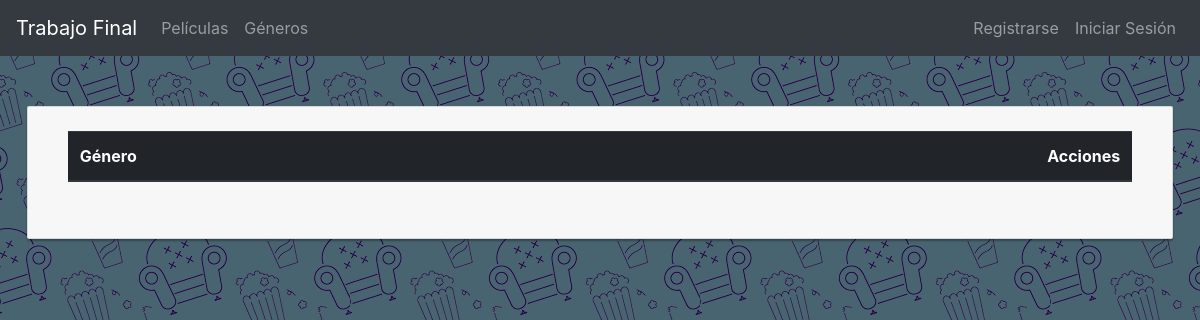
Before: /genre-list.php with the older database file.
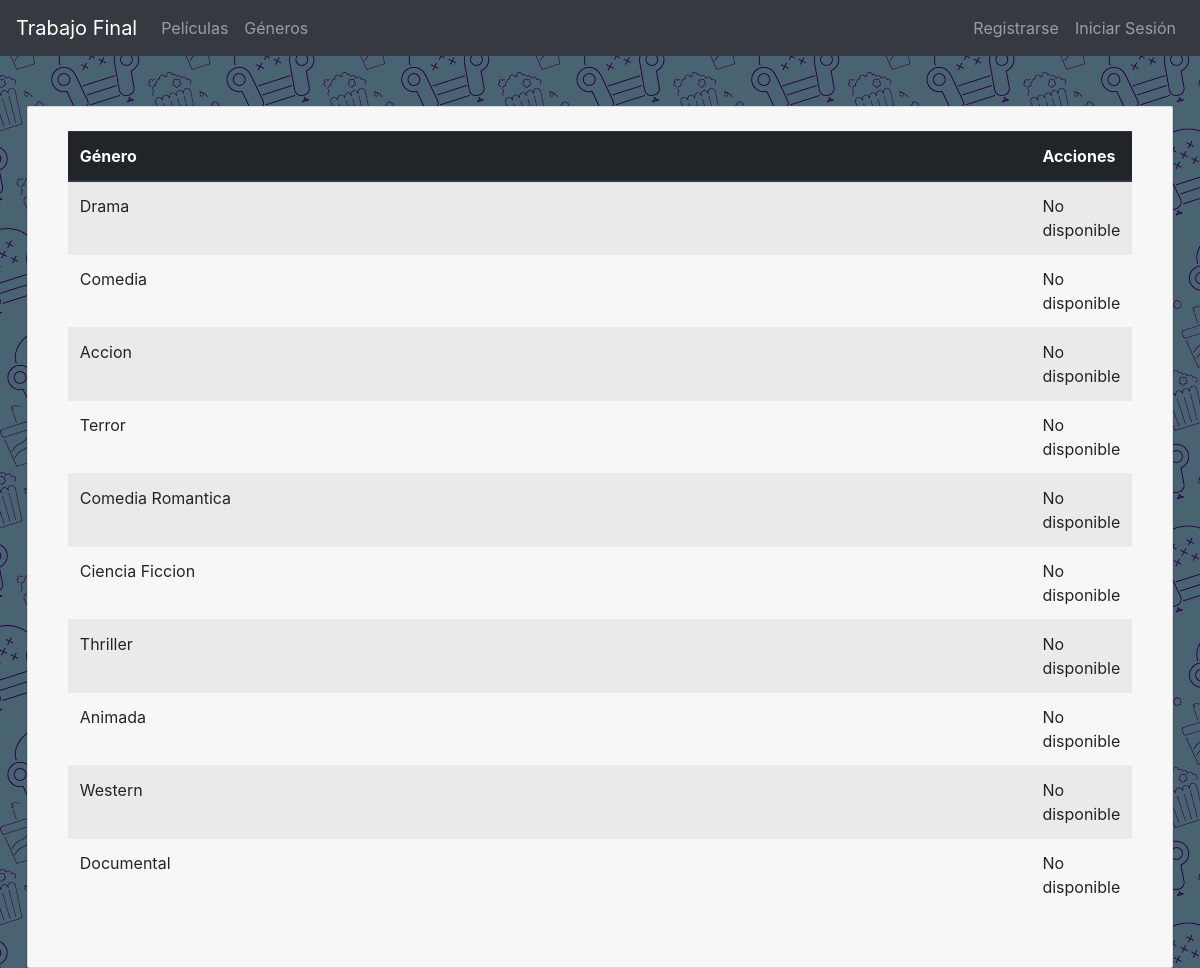
After: the same page with the newer database file.
### tables this page shows
CREATE TABLE genero (

  id_genero INT unsigned AUTO_INCREMENT NOT NULL,
  nombre_genero VARCHAR(25) NOT NULL,

  CONSTRAINT pk_genero PRIMARY KEY (id_genero)

);

### genre-list.php (the view, shortened to what this page needs)
<!DOCTYPE html>
<html lang="es">
<?php
	require 'inc/conn.php';
	include_once("navbar.php");
	generar_menu($menu_ppal,1);
?>
<head>
	<link rel="stylesheet" href="bootstrap/css/bootstrap.min.css">
	<link rel="stylesheet" type="text/css" href="css/styles.css">
	<link rel="stylesheet" href="font-awesome/css/font-awesome.min.css">
</head>
<body>
	<div id="encab">
		<?=$menu_ppal?>
	</div>
	<div class="container">
		<div class="card card-container pt-4">
			<table class="table table-striped">
				<thead class="thead thead-dark">
					<th class="col md-5">Género</th>
					<th class="col md-1">Acciones</th>
				</thead>
				<tbody>
					<?php
					$rs = $mysqli->query("SELECT * FROM genero g;");
					foreach($rs as $fila) {
						$actionCommon = "<span>No disponible</span>";
						$action = $actionCommon;
							echo "
							<tr class=''>
								<td class='col'>{$fila['nombre_genero']}</td>
								<td class='col'>".
									$action.
								"</td>
							</tr>
						";
					}
					?>
				</tbody>
			</table>
		</div>
	</div>
</body>
</html>

### navbar.php (shortened to what this page needs)
<?php
	$menu1= [
			[1,"Películas","index.php","Lista de películas"],
			[2, "Géneros", "genre-list.php", "Lista de géneros"]
	];
	function generar_menu(&$menu_ppal,$menu) {
	global $menu1;
		$menu_ppal = "<nav class='navbar navbar-expand-lg navbar-dark bg-dark'>
  				<a class='navbar-brand' href='index.php''>Trabajo Final</a>
  				<div class='collapse navbar-collapse' id='navbarSupportedContent'> <ul id='menuppal' class='navbar-nav mr-auto'>";
		for ( $i=0; $i < count($menu1); $i++ )
		{
			$menutit=$menu1[$i][1];
			$ref = $menu1[$i][2];
			$menu_ppal .= " <li class='nav-item'>".
						"<a class='nav-link' href='$ref'>
					         {$menutit}
					      </a>";
		}
		$menu_ppal .= "</ul>";
				     $opcion=0;
		if ($opcion==0)
			$links = "<div class='collapse navbar-collapse flex-row-reverse'><ul class='navbar-nav'><li class='nav-item'><a href='signup.php'  title='Crear una cuenta de usuario' class='nav-link enabled'> Registrarse</a></li>".
				"<li class='nav-item'><a href='login.php'  title='Iniciar sesión' class='nav-link enabled'>Iniciar Sesión</a></li></ul></div>";
		$menu_ppal .= "$links
					</div>
				</nav>";
	}
?>

### css/styles.css (style rules this page uses)
body, html { height: 100%; background-image: url('../res/img/background.png'); }
.container { max-width: 99%; }
.card-container.card { max-width: 99%; padding: 40px 40px; }
.card { background-color: #F7F7F7; padding: 20px 25px 30px; margin: 0 auto 25px; margin-top: 50px; -moz-border-radius: 2px; -webkit-border-radius: 2px; border-radius: 2px; -moz-box-shadow: 0px 2px 2px rgba(0, 0, 0, 0.3); -webkit-box-shadow: 0px 2px 2px rgba(0, 0, 0, 0.3); box-shadow: 0px 2px 2px rgba(0, 0, 0, 0.3); }

Changed rows visible on the page:
added genero: nombre_genero "Drama"
added genero: nombre_genero "Comedia"
added genero: nombre_genero "Accion"
added genero: nombre_genero "Terror"
added genero: nombre_genero "Comedia Romantica"
added genero: nombre_genero "Ciencia Ficcion"
added genero: nombre_genero "Thriller"
added genero: nombre_genero "Animada"
added genero: nombre_genero "Western"
added genero: nombre_genero "Documental"
